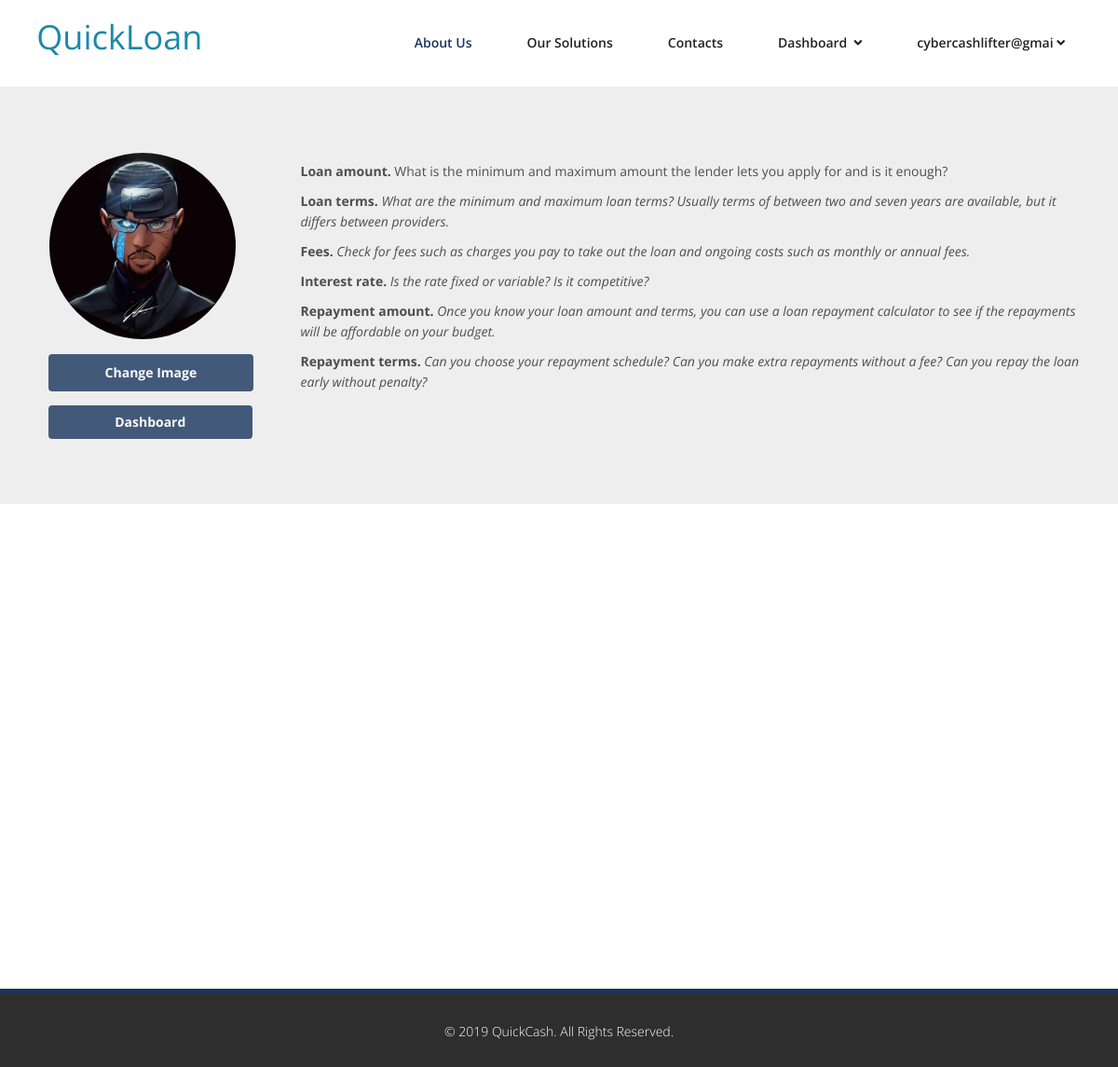
Page /dashboard/ (signed in) on the committed database.
### accounts/models.py (models this page shows, shortened)
class User(AbstractBaseUser, PermissionsMixin):
    username = None
    email = models.EmailField(_('email address'), unique=True)
    first_name = models.CharField(_('first name'), max_length=30, blank=True)
    last_name = models.CharField(_('last name'), max_length=30, blank=True)
    date_joined = models.DateTimeField(
        _('date joined'), default=datetime.now)
    last_login = models.DateTimeField(
        _('last login'), default=datetime.now)
    is_active = models.BooleanField(_('active'), default=True)
    email_confirmed = models.BooleanField(_('email confirmed'), default=False)
    is_staff = models.BooleanField(_('is staff'), default=False)
    phone_no = models.CharField(_('phone no'), max_length=14, blank=True, null=True, default="0909090909090")
    activation_token = models.CharField(_('activation token'), max_length=255, blank=True, null=True)
    bvn = models.IntegerField(_('bvn'), blank=True, null=True, default="0000000000")
    avatar = models.ImageField(upload_to='avatars/', null=True, blank=True)
    USERNAME_FIELD = 'email'
    REQUIRED_FIELDS = []
    objects = UserManager()
    class Meta:
        verbose_name = _('user')
        verbose_name_plural = _('users')

### dashboard/views.py (the view)
# urls.py: path('', dashboard, name='dashboard'),
@login_required(login_url="/accounts/login")
def dashboard(request):
    return render(request, 'dashboard/dashboard.html')

### dashboard/templates/dashboard/dashboard.html (shortened to what this page needs)
{% extends 'base.html' %}
{% block content %}
{% load static %}
<section style="background: #eee;">
    <div class="container">
       <div class="row">
        <div class="col-md-12 pad-md-0">
            <div class="col-md-3">
                <div class="col-md-12 pad-md-0">
                    <div class="col-md-10 pad-md-0 center-block avater-container">
                        {% if user.avatar %}
                            <img src="{{user.avatar.url}}" height="200px" width="200px" class="dashboard_image_settings">
                        {% else %}
                            <img src="{% static 'assets/images/user_profile.png' %}" height="200px" width="200px" class="dashboard_image_settings">
                        {% endif %}
                    </div>
                </div>
                <div class="col-md-12 pad-md-0">
                    <div class="col-md-10 pad-md-0 center-block dashboard-button">
                        <form method="POST" action="{% url 'change_image' %}" class="if-profile-image-change" enctype="multipart/form-data">
                            <div class="cropitIconUpload" >
                                <label class="cropitCustomIconUpload">
                                    Change Image
                                </label>
                            </div>
                        </form>
                    </div>
                </div>
                <div class="col-md-12 pad-md-0">
                    <div class="col-md-10 pad-md-0 center-block dashboard-button">
                        <a href="{% url 'dashboard' %}">
                            <button class="btn btn-success col-md-12 margin-top-10 primary-bg-btn"> <strong>Dashboard</strong> </button>
                        </a>
                    </div>
                </div>
            </div>
            <div class="col-md-9">
                <strong>Loan amount.</strong> </i> What is the minimum and maximum amount the lender lets you apply for and is it enough?</i></p>
                <p><strong>Loan terms.</strong> <i>What are the minimum and maximum loan terms? Usually terms of between two and seven years are available, but it differs between providers.</i></p>
                <p><strong> Fees.</strong> <i>Check for fees such as charges you pay to take out the loan and ongoing costs such as monthly or annual fees.</i></p>
                <p><strong>Interest rate.</strong> <i>Is the rate fixed or variable? Is it competitive?</i></p>
                <p><strong>Repayment amount.</strong> <i>Once you know your loan amount and terms, you can use a loan repayment calculator to see if the repayments will be affordable on your budget.</i></p>
                <p> <strong>Repayment terms.</strong><i> Can you choose your repayment schedule? Can you make extra repayments without a fee? Can you repay the loan early without penalty? </i></p>
            </div>
        </div>
       </div>
    </div>
</section>
{% endblock %}

### loan_application/templates/base.html (shortened to what this page needs)
{% load static %}
<!DOCTYPE html>
<html lang="en">
<head>
    <link href="{% static 'assets/css/bootstrap.min.css' %}" rel="stylesheet">
    <link rel="stylesheet" href="https://use.fontawesome.com/releases/v5.6.3/css/all.css">
    <link href="{% static 'assets/css/animate.min.css' %}" rel="stylesheet">
    <link href="{% static 'assets/css/owl.carousel.min.css' %}" rel="stylesheet">
    <link href="{% static 'assets/css/icomoon.css' %}" rel="stylesheet">
    <link href="{% static 'assets/css/main.css' %}" rel="stylesheet">
    <link href="{% static 'assets/css/style.css' %}" rel="stylesheet">
    <link href="{% static 'assets/css/responsive.css' %}" rel="stylesheet">
    <link href="{% static 'assets/css/datepicker.min.css' %}" rel="stylesheet">
    <link rel="stylesheet" href="{% static 'assets/plugins/magnific-popup/magnific-popup.css' %}">
</head>
<body class="homepage">
    <header id="header">
        <nav class="navbar navbar-inverse" role="banner">
            <div class="container">
                <div class="navbar-header">
                    <a class="navbar-brand" href="{% url 'home' %}">
                        <a class="navbar-brand" href="{% url 'home' %}">&nbsp;<span class="secondary-color">QuickLoan</span></a>
                    </a>
                </div>
                <div class="collapse navbar-collapse navbar-right">
                    <ul class="nav navbar-nav">
                        <li class="active"><a href="#">About Us</a></li>
                        <li><a href="#">Our Solutions</a></li>
                        <li><a href="#">Contacts</a></li>
                        {% if user.is_authenticated %}
                            <li class="dropdown">
                                <a href="#" class="dropdown-toggle" data-toggle="dropdown">Dashboard &nbsp;<i class="fa fa-angle-down"></i></a>
                            </li>
                            <li class="dropdown">
                                <a href="#" class="dropdown-toggle" data-toggle="dropdown">{{user.email|slice:"20"}}&nbsp;<i class="fa fa-angle-down"></i></a>
                            </li>
                        {% endif %}
                    </ul>
                </div>
            </div>
        </nav>
    </header>
    {% block content %}
    {% endblock %}
        <section class="base-content-container" >
        </section>
    <div class="container-fluid">
        <footer id="footer" class="midnight-blue">
            <div class="container">
                <div class="row">
                    <div class="col-sm-12 text-center">
                        &copy; 2019 <a target="_blank" href="{% url 'home' %}" style="color: #fff;" title="QuickCash">QuickCash</a>.
                        All Rights Reserved.
                    </div>
                </div>
            </div>
        </footer>
    </div>
</body>
</html>

### loan_application/static/assets/css/main.css (style rules this page uses)
body { background: #fff; font-family: 'Open Sans', sans-serif; color: #4e4e4e; line-height: 22px; }
img { max-width: 100%; }
a { color: #19355E; -webkit-transition: color 300ms, background-color 300ms; transition: color 300ms, background-color 300ms; }
body>section { padding: 70px 0; }
.navbar>.container .navbar-brand { margin-left: 0; }
.navbar-brand { padding: 0; margin: 0; }
.navbar { border-radius: 0; margin-bottom: 0; background: #fff; padding: 15px 0; padding-bottom: 0; }
.navbar-nav { margin-top: 12px; }
.navbar-nav>li { margin-left: 35px; padding-bottom: 28px; }
.navbar-inverse .navbar-nav>li>a { padding: 5px 12px; margin: 0; border-radius: 0px; color: #222; line-height: 24px; display: inline-block; font-weight: 600; border-bottom: 2px solid #fff; border-top: 2px solid #fff; }
.navbar-inverse { border: none; }
.navbar-inverse .navbar-brand { font-size: 36px; line-height: 50px; color: #fff; }
.navbar-inverse .navbar-nav>.active>a, .navbar-inverse .navbar-nav>.active>a:hover, .navbar-inverse .navbar-nav>.active>a:focus, .navbar-inverse .navbar-nav>.active>a:active, .navbar-inverse .navbar-nav>.open>a, .navbar-inverse .navbar-nav>.open>a:hover, .navbar-inverse .navbar-nav>.open>a:active, .navbar-inverse .navbar-nav>.open>a:focus { background-color: #fff; color: #19355E; }
.navbar-inverse .navbar-collapse, .navbar-inverse .navbar-form { border-top: 0; padding-bottom: 0; }
#footer { background: none repeat scroll 0 0 #2E2E2E; border-top: 5px solid #19355E; height: 84px; }
#footer { padding-top: 30px; padding-bottom: 30px; color: #fff; background: #2e2e2e; font-weight: 300; }
#footer a { color: #fff; }

### loan_application/static/assets/css/style.css (style rules this page uses)
.base-content-container { min-height: calc(80vh - 120px); }
.avater-container { border: 1px solid #eee; }
.dashboard_image_settings { border-radius: 50%; }
.cropitCustomIconUpload { background: #19355E; opacity: 0.8; z-index: 999; border-radius: 4px 4px 4px 4px; padding-top: 9px; padding-bottom: 9px; color: #fff; margin-top: 15px; text-align: center; cursor: pointer; width: 220px; }
.pad-md-0 { padding : 0px; }
.center-block { float: none; margin: 0 auto; margin-right: auto; margin-left: auto; display: block; }
.primary-bg-btn { background: #19355E !important; border: 2px solid #19355E !important; opacity: 0.8; }
.secondary-color { color: #4FCDFF !important; }
.margin-top-10 { margin-top: 10px; }
.secondary-color { color: #1c89aa !important; }

### rows in the picture
User: email "cybercashlifter@gmai", avatar (picture)
